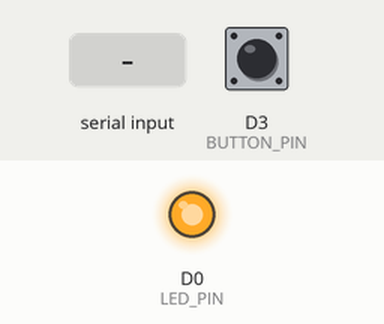
Bench run of a sketch on a simulated ESP8266 (Wemos D1 mini). On the bench: output pins drawn as LEDs (lit = HIGH). The inputs (shaded band) are chosen by the test bench; at power-on: D3 (BUTTON_PIN) HIGH. Random numbers use the default seed unless the sketch sets one; what the sketch prints to the serial monitor is not drawn.

Above: at 1.9 s.
2.0 s: D3 (BUTTON_PIN) pulled LOW for 0.15 s
At 3.3 s:
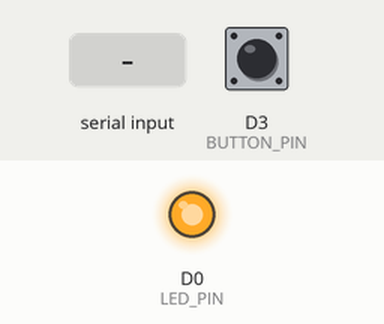
3.6 s: "send\n" received over Serial
At 8.67 s:
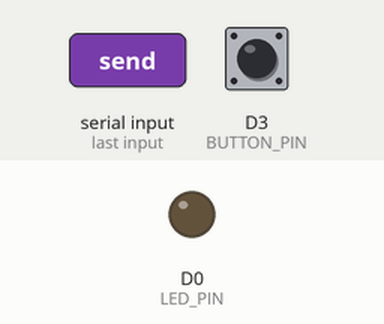
Timing chart, 0 to 10.2 s (numbered marks = the images above; inputs shaded):
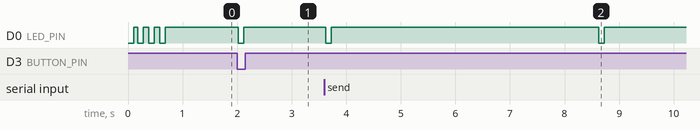

Measured:
- after the input at 2.0 s, D0 (LED_PIN): HIGH → LOW at once, → HIGH 0.10 s later

The sketch:

Simulator_WeightScale_ESP8266.ino
```cpp
/**
 * ========================================
 *  ESP8266 Weight Scale Simulator
 * ========================================
 *
 * จำลองเครื่องชั่งน้ำหนัก-ส่วนสูง แบบ RS232
 * ส่งข้อมูลในรูปแบบเดียวกับเครื่องจริง
 *
 * Hardware:
 *   - ESP8266 NodeMCU / WeMos D1 Mini (Simulator)
 *   - เชื่อมต่อกับ ESP8266 RS232 Reader อีกตัว
 *
 * Connections:
 *   ESP8266 Simulator TX (D4/GPIO2) → ESP8266 Reader RX (D7/GPIO13)
 *   ESP8266 Simulator GND → ESP8266 Reader GND
 *
 * Data Format (เหมือนเครื่องจริง):
 *   - W:070.3 H:173.5   (น้ำหนัก + ส่วนสูง)
 *   - T365$             (อุณหภูมิ 36.5°C - Optional)
 *
 * โหมดการทำงาน:
 *   1. Auto Mode: ส่งข้อมูลอัตโนมัติทุก 5 วินาที
 *   2. Button Mode: กดปุ่ม D3 (GPIO0/FLASH) เพื่อส่งข้อมูล
 *   3. Serial Command: พิมพ์ "send" ใน Serial Monitor
 */

#include <SoftwareSerial.h>

// ===== Pin Configuration =====
#define TX_PIN D8          // D4 (GPIO2) - ต่อกับ ESP8266 Reader RX (D7)
#define RX_PIN D7
          // D5 (GPIO14) - ไม่ได้ใช้ แต่ต้องกำหนด
#define LED_PIN D0         // D0 (GPIO16) - Built-in LED บน D1 Mini / NodeMCU LED
#define BUTTON_PIN D3      // D3 (GPIO0) - FLASH button

// ===== Serial Configuration =====
#define RS232_BAUD 9600    // Baud rate เดียวกับเครื่องจริง

// ===== Mode Configuration =====
#define AUTO_SEND_ENABLED true   // true = ส่งอัตโนมัติ, false = กดปุ่มเท่านั้น
#define AUTO_SEND_INTERVAL 5000  // ส่งทุก 5 วินาที (ในโหมด Auto)
#define SEND_TEMP false          // true = ส่งอุณหภูมิด้วย, false = ส่งแค่ W+H

// ===== Data Ranges (สำหรับสุ่มค่า) =====
#define WEIGHT_MIN 40.0f
#define WEIGHT_MAX 120.0f
#define HEIGHT_MIN 140.0f
#define HEIGHT_MAX 190.0f
#define TEMP_MIN 35.5f
#define TEMP_MAX 37.5f

// ===== SoftwareSerial for RS232 Output =====
SoftwareSerial rs232Serial(RX_PIN, TX_PIN); // RX, TX

// ===== Variables =====
unsigned long lastSendTime = 0;
unsigned long lastButtonPress = 0;
bool lastButtonState = HIGH;
int sendCount = 0;

// ===== Functions =====
float randomFloat(float min, float max) {
  return min + (random(0, 10000) / 10000.0f) * (max - min);
}

void sendWeightData() {
  // สุ่มค่า
  float weight = randomFloat(WEIGHT_MIN, WEIGHT_MAX);
  float height = randomFloat(HEIGHT_MIN, HEIGHT_MAX);
  float temp = randomFloat(TEMP_MIN, TEMP_MAX);

  sendCount++;

  Serial.println("\n========================================");
  Serial.printf("📤 Sending Data #%d\n", sendCount);
  Serial.println("========================================");

  // ส่งน้ำหนัก + ส่วนสูง (รูปแบบเดียวกับเครื่องจริง)
  String dataLine = String("W:") + String(weight, 1) + " H:" + String(height, 1);

  Serial.printf("⚖️  Weight: %.1f kg\n", weight);
  Serial.printf("📏 Height: %.1f cm\n", height);

  if (SEND_TEMP) {
    String tempLine = String("T") + String((int)(temp * 10)) + "$";
    Serial.printf("🌡️  Temp: %.1f °C\n", temp);

    // ส่งทั้ง 2 บรรทัด
    rs232Serial.println(dataLine);
    delay(50);  // รอให้ส่งเสร็จ
    rs232Serial.println(tempLine);

    Serial.println("\n📡 RS232 Sent:");
    Serial.println("   " + dataLine);
    Serial.println("   " + tempLine);
  } else {
    // ส่งแค่ W + H
    rs232Serial.println(dataLine);

    Serial.println("\n📡 RS232 Sent:");
    Serial.println("   " + dataLine);
  }

  Serial.println("========================================\n");

  // กระพริบ LED
  digitalWrite(LED_PIN, LOW);   // LOW = ON สำหรับ ESP8266
  delay(100);
  digitalWrite(LED_PIN, HIGH);  // HIGH = OFF
}

void setup() {
  Serial.begin(115200);
  delay(100);

  Serial.println("\n\n");
  Serial.println("================================");
  Serial.println(" ESP8266 Weight Scale Simulator ");
  Serial.println("================================");

  // Setup RS232 Serial (SoftwareSerial)
  rs232Serial.begin(RS232_BAUD);
  Serial.printf("✅ SoftwareSerial TX: D4 (GPIO2) @ %d baud\n", RS232_BAUD);

  // Setup LED
  pinMode(LED_PIN, OUTPUT);
  digitalWrite(LED_PIN, HIGH);  // OFF
  Serial.printf("✅ LED: D0 (GPIO16)\n");

  // Setup Button
  pinMode(BUTTON_PIN, INPUT_PULLUP);
  Serial.printf("✅ Button: D3 (GPIO0 - FLASH Button)\n");

  Serial.println("\n📋 Configuration:");
  Serial.printf("   • Board: ESP8266\n");
  Serial.printf("   • Auto Send: %s\n", AUTO_SEND_ENABLED ? "ENABLED" : "DISABLED");
  if (AUTO_SEND_ENABLED) {
    Serial.printf("   • Interval: %d ms (%.1f sec)\n", AUTO_SEND_INTERVAL, AUTO_SEND_INTERVAL/1000.0);
  }
  Serial.printf("   • Send Temp: %s\n", SEND_TEMP ? "YES" : "NO");
  Serial.printf("   • Weight: %.1f - %.1f kg\n", WEIGHT_MIN, WEIGHT_MAX);
  Serial.printf("   • Height: %.1f - %.1f cm\n", HEIGHT_MIN, HEIGHT_MAX);

  Serial.println("\n📡 Data Format (เหมือนเครื่องจริง):");
  Serial.println("   W:070.3 H:173.5");
  if (SEND_TEMP) {
    Serial.println("   T365$");
  }

  Serial.println("\n🎮 Controls:");
  Serial.println("   • Press FLASH button (D3) to send data");
  Serial.println("   • Type 'send' in Serial Monitor");
  if (AUTO_SEND_ENABLED) {
    Serial.printf("   • Auto send every %.1f seconds\n", AUTO_SEND_INTERVAL/1000.0);
  }

  Serial.println("\n🔌 Wiring:");
  Serial.println("   Simulator TX (D4/GPIO2) → Reader RX (D7/GPIO13)");
  Serial.println("   Simulator GND → Reader GND");

  Serial.println("\n⚠️  Note:");
  Serial.println("   • ใช้ ESP8266 2 ตัว (Simulator + Reader)");
  Serial.println("   • ต่อ TX→RX ข้ามกัน");
  Serial.println("   • ใช้ USB แยกกันคนละตัว");

  Serial.println("\n================================");
  Serial.println("✅ Simulator Ready!");
  Serial.println("================================\n");

  // กระพริบ LED 3 ครั้ง
  for (int i = 0; i < 3; i++) {
    digitalWrite(LED_PIN, LOW);   // ON
    delay(100);
    digitalWrite(LED_PIN, HIGH);  // OFF
    delay(100);
  }

  randomSeed(analogRead(A0));
  lastSendTime = millis();
}

void loop() {
  unsigned long currentTime = millis();

  // ===== Auto Send Mode =====
  if (AUTO_SEND_ENABLED && (currentTime - lastSendTime >= AUTO_SEND_INTERVAL)) {
    sendWeightData();
    lastSendTime = currentTime;
  }

  // ===== Button Mode =====
  bool buttonState = digitalRead(BUTTON_PIN);
  if (buttonState == LOW && lastButtonState == HIGH) {
    // Debounce
    if (currentTime - lastButtonPress > 300) {
      Serial.println("\n🔘 Button Pressed!");
      sendWeightData();
      lastButtonPress = currentTime;
      lastSendTime = currentTime;  // Reset auto send timer
    }
  }
  lastButtonState = buttonState;

  // ===== Serial Command Mode =====
  if (Serial.available() > 0) {
    String cmd = Serial.readStringUntil('\n');
    cmd.trim();
    cmd.toLowerCase();

    if (cmd == "send" || cmd == "s") {
      Serial.println("\n💬 Command: SEND");
      sendWeightData();
      lastSendTime = currentTime;
    }
    else if (cmd == "help" || cmd == "h" || cmd == "?") {
      Serial.println("\n📖 Commands:");
      Serial.println("   send / s  - Send weight data");
      Serial.println("   help / h  - Show this help");
      Serial.println("   info / i  - Show configuration");
    }
    else if (cmd == "info" || cmd == "i") {
      Serial.println("\n📊 Current Configuration:");
      Serial.printf("   • Board: ESP8266\n");
      Serial.printf("   • Auto Send: %s\n", AUTO_SEND_ENABLED ? "ENABLED" : "DISABLED");
      Serial.printf("   • Interval: %.1f sec\n", AUTO_SEND_INTERVAL/1000.0);
      Serial.printf("   • Send Count: %d\n", sendCount);
      Serial.printf("   • TX Pin: D4 (GPIO2)\n");
      Serial.printf("   • Baud Rate: %d\n", RS232_BAUD);
    }
    else if (cmd.length() > 0) {
      Serial.println("❌ Unknown command. Type 'help' for commands.");
    }
  }

  // Yield to prevent WDT reset
  yield();
  delay(10);
}
```
